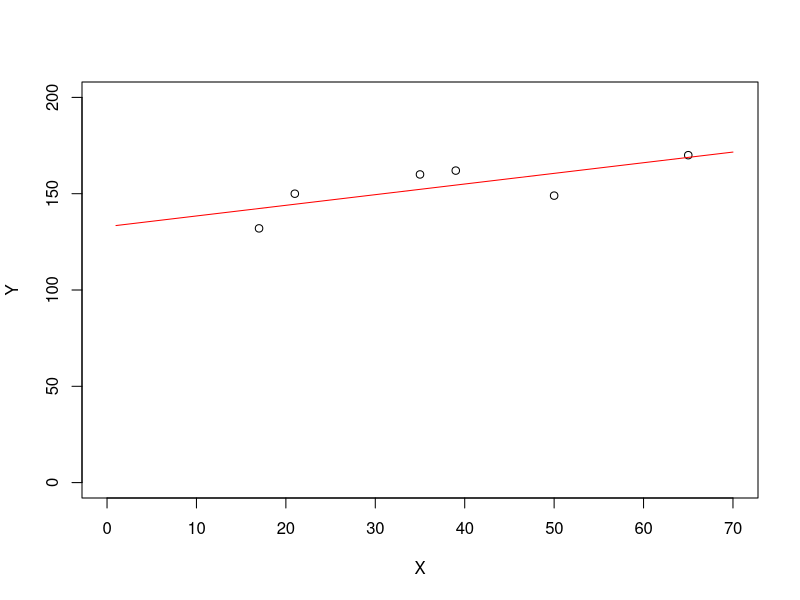
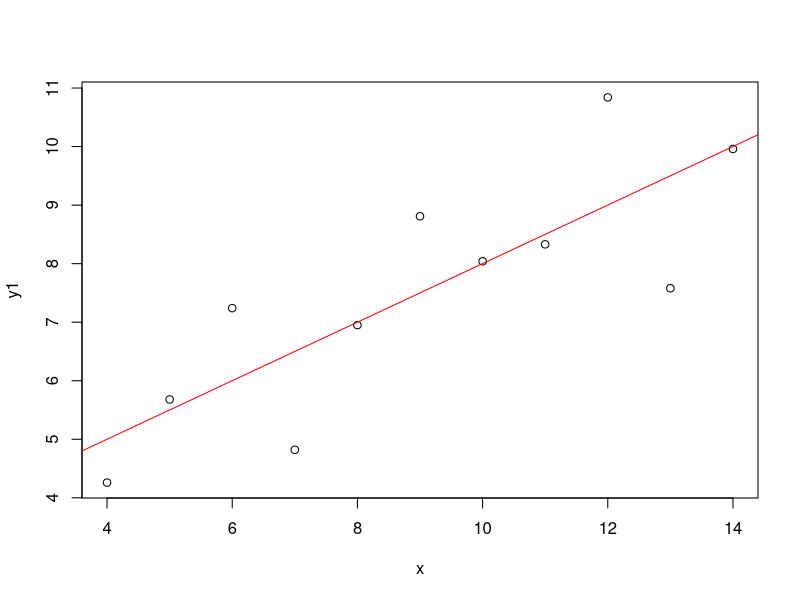
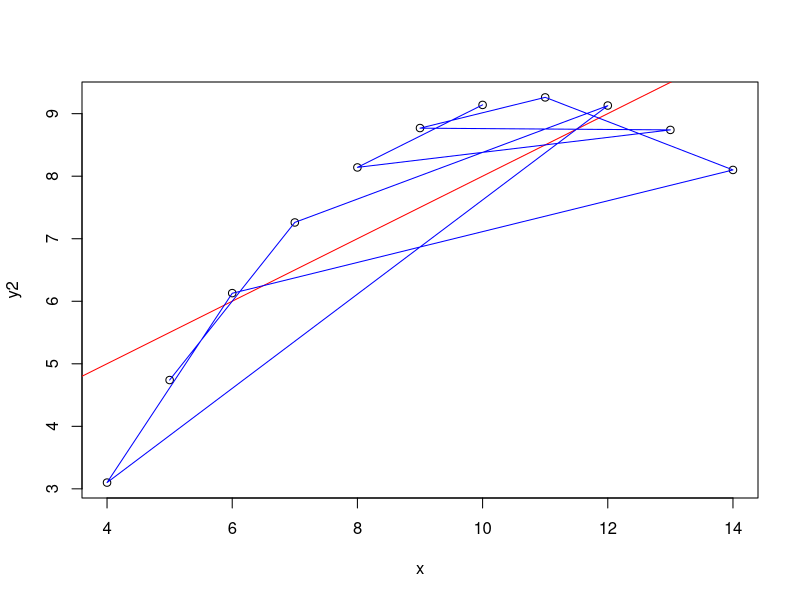
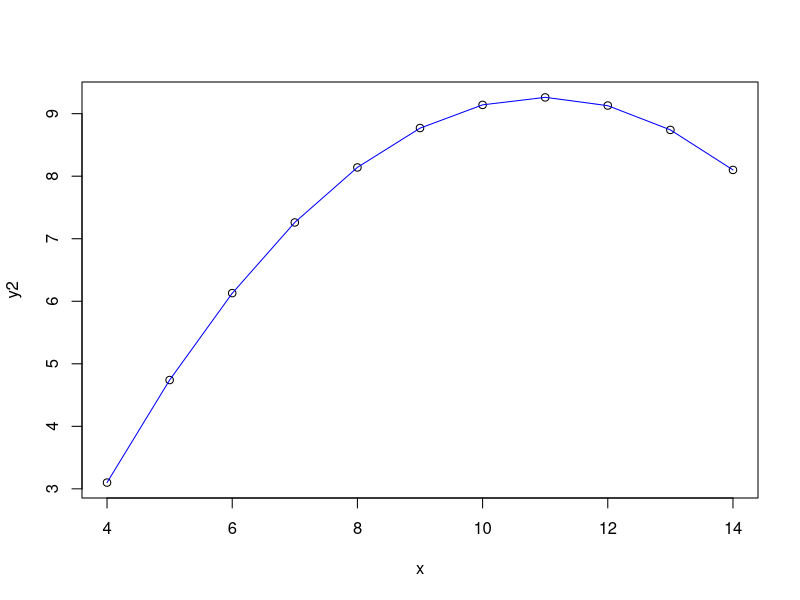

These figures' R source, in order:

## Regression Analysis
X <- c(17, 21,35, 39, 50, 65)
Y <- c(132, 150, 160, 162, 149, 170)
plot(X, Y, xlim=c(0,70), ylim=c(0,200))

X_avg <- mean(X)
Y_avg <- mean(Y)

B1 <- (sum(X*Y)-6*X_avg*Y_avg)/(sum(X^2)-6*X_avg^2)
B1

B0 <- Y_avg- B1 * X_avg
B0

# y = 0.5529606 * x + 132.913
x <- 1:70
y <- 0.5529606 * x + 132.913
lines(x,y, col="red")

# use lm => linear model
X <- c(17,   21,  35,  39,  50,  65)
Y <- c(132, 150, 160, 162, 149, 170)
fit <- lm(Y ~ X)
fit
?lm


## 使用Quartet 資料集
library(car)
data(Quartet)
View(Quartet)
plot(y1 ~ x, data = Quartet)

## 使用lm 做一項式迴歸分析
fit <- lm(y1 ~ x, data = Quartet)
fit

## 將迴歸模型繪製在圖上
abline(fit, col="red")

## 產生預測結果
predict(fit, data.frame(x=c(16, 18)))
16 * 0.5001 + 3.0001
18 * 0.5001 + 3.0001


plot(y2 ~ x, data = Quartet)
fit1 <- lm(y2 ~ x, data = Quartet)
fit1
abline(fit1, col="red")


## 使用lm 做二項式迴歸分析
fit2 <- lm(y2 ~ poly(x,2), data = Quartet)
fit2
# Y = -3.712 * x ^ 2 + 5.244 * x + 7.501

Quartet$x
fit2$fit

## 使用lines 繪製模型線
lines(Quartet$x, fit2$fit, col="blue")
sort(Quartet$x)
fit2$fit[order(Quartet$x)]

plot(y2 ~ x, data = Quartet)
lines(sort(Quartet$x), fit2$fit[order(Quartet$x)], col="blue")
predict(fit2, data.frame(x=c(16, 18)))
